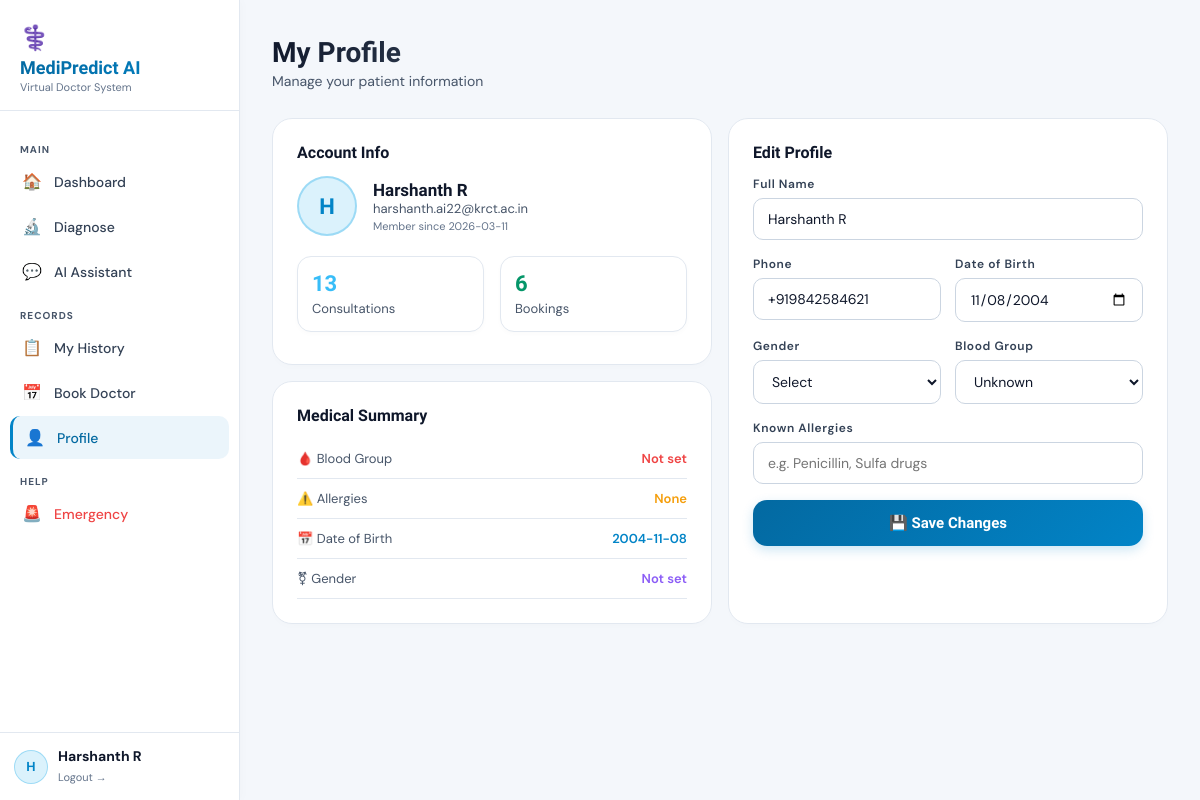
Screenshot of /profile (signed in) with the database file from the repository.
### tables this page shows
CREATE TABLE users (
            id        INTEGER PRIMARY KEY AUTOINCREMENT,
            full_name TEXT NOT NULL,
            email     TEXT UNIQUE NOT NULL,
            password  TEXT NOT NULL,
            dob       TEXT,
            gender    TEXT,
            phone     TEXT,
            blood_group TEXT,
            allergies TEXT,
            created_at TEXT DEFAULT CURRENT_TIMESTAMP
        );

### app.py (the view, shortened to what this page needs)
@app.route("/profile", methods=["GET","POST"])
@login_required
def profile():
    user = get_user(session["user_id"])
    return render_template("profile.html", user=user,
                           consultation_count=len(get_consultations(session["user_id"])),
                           booking_count=len(get_bookings(session["user_id"])))

### app.py (called while the page is built)
def login_required(f):
    @wraps(f)
    def decorated(*args, **kwargs):
        if "user_id" not in session:
            flash("Please login to continue.", "warning")
            return redirect(url_for("login"))
        return f(*args, **kwargs)
    return decorated

### database/db.py (called while the page is built)
def get_conn():
    conn = sqlite3.connect(DB_PATH, check_same_thread=False)
    conn.row_factory = sqlite3.Row
    return conn

def get_user(user_id):
    conn = get_conn()
    user = conn.execute("SELECT * FROM users WHERE id=?", (user_id,)).fetchone()
    conn.close()
    return dict(user) if user else None

def get_consultations(user_id):
    conn = get_conn()
    rows = conn.execute("SELECT * FROM consultations WHERE user_id=? ORDER BY id DESC", (user_id,)).fetchall()
    conn.close()
    result = []
    for r in rows:
        d = dict(r)
        d["conditions"]      = json.loads(d.get("conditions","[]"))
        d["recommendations"] = json.loads(d.get("recommendations","[]"))
        result.append(d)
    return result

def get_bookings(user_id):
    conn = get_conn()
    rows = conn.execute("SELECT * FROM bookings WHERE user_id=? ORDER BY id DESC", (user_id,)).fetchall()
    conn.close()
    return [dict(r) for r in rows]

### templates/profile.html (shortened to what this page needs)
{% extends "base.html" %}{% block title %}Profile — MediPredict{% endblock %}
{% block content %}
<div class="topbar fade-up"><div><div class="page-title">My Profile</div><div class="page-sub">Manage your patient information</div></div></div>
<div class="grid-2 fade-up-2">
  <div>
    <div class="card" style="margin-bottom:16px">
      <div class="card-title">Account Info</div>
      <div style="display:flex;align-items:center;gap:16px;margin-bottom:20px">
        <div style="width:60px;height:60px;border-radius:50%;background:rgba(14,165,233,.15);border:2px solid rgba(14,165,233,.3);display:flex;align-items:center;justify-content:center;font-family:var(--fh);font-weight:800;font-size:22px;color:var(--blue);flex-shrink:0">{{ user.full_name[0].upper() }}</div>
        <div>
          <div style="font-family:var(--fh);font-weight:700;color:var(--text);font-size:17px">{{ user.full_name }}</div>
          <div style="color:var(--t3);font-size:13px">{{ user.email }}</div>
          <div style="color:var(--t4);font-size:11px;margin-top:2px">Member since {{ user.created_at[:10] if user.created_at else 'N/A' }}</div>
        </div>
      </div>
      <div class="grid-2" style="margin-bottom:8px">
        <div class="stat-card" style="padding:14px"><div style="color:var(--blue-l);font-family:var(--fh);font-weight:800;font-size:22px">{{ consultation_count }}</div><div class="stat-label">Consultations</div></div>
        <div class="stat-card" style="padding:14px"><div style="color:var(--green);font-family:var(--fh);font-weight:800;font-size:22px">{{ booking_count }}</div><div class="stat-label">Bookings</div></div>
      </div>
    </div>
    <div class="card">
      <div class="card-title">Medical Summary</div>
      {% for icon,label,val,color in [("🩸","Blood Group",user.blood_group or "Not set","#EF4444"),("⚠️","Allergies",user.allergies or "None","#F59E0B"),("📅","Date of Birth",user.dob or "Not set","var(--blue)"),("⚧","Gender",user.gender or "Not set","#8B5CF6")] %}
      <div style="display:flex;justify-content:space-between;padding:11px 0;border-bottom:1px solid var(--border)">
        <span style="color:var(--t3);font-size:13px">{{ icon }} {{ label }}</span>
        <span style="color:{{ color }};font-size:13px;font-weight:600">{{ val }}</span>
      </div>
      {% endfor %}
    </div>
  </div>
  <div class="card fade-up-3">
    <div class="card-title">Edit Profile</div>
    <form method="POST">
      <div class="form-group"><label class="form-label">Full Name</label><input type="text" name="full_name" class="form-input" value="{{ user.full_name }}" required/></div>
      <div class="form-grid-2">
        <div class="form-group"><label class="form-label">Phone</label><input type="tel" name="phone" class="form-input" value="{{ user.phone or '' }}"/></div>
        <div class="form-group"><label class="form-label">Date of Birth</label><input type="date" name="dob" class="form-input" value="{{ user.dob or '' }}"/></div>
      </div>
      <div class="form-grid-2">
        <div class="form-group"><label class="form-label">Gender</label>
          <select name="gender" class="form-input">
            <option value="">Select</option>
          </select>
        </div>
        <div class="form-group"><label class="form-label">Blood Group</label>
          <select name="blood_group" class="form-input">
            <option value="">Unknown</option>
          </select>
        </div>
      </div>
      <div class="form-group"><label class="form-label">Known Allergies</label><input type="text" name="allergies" class="form-input" value="{{ user.allergies or '' }}" placeholder="e.g. Penicillin, Sulfa drugs"/></div>
      <button type="submit" class="btn btn-primary">💾 Save Changes</button>
    </form>
  </div>
</div>
{% endblock %}

### templates/base.html (shortened to what this page needs)
<!DOCTYPE html>
<html lang="en">
<head>
  <link rel="stylesheet" href="/static/css/main.css"/>
</head>
<body>
<div class="app-layout">
  <aside class="sidebar" id="sidebar">
    <div class="sidebar-logo">
      <div style="font-size:24px;margin-bottom:4px">⚕️</div>
      <div class="sidebar-logo-text">MediPredict AI</div>
      <div class="sidebar-logo-sub">Virtual Doctor System</div>
    </div>
    <nav class="sidebar-nav">
      <div class="nav-section">Main</div>
      <a href="/dashboard" class="nav-item {% if request.path=='/dashboard' %}active{% endif %}">
        <span class="nav-icon">🏠</span> Dashboard
      </a>
      <a href="/diagnose" class="nav-item {% if request.path=='/diagnose' %}active{% endif %}">
        <span class="nav-icon">🔬</span> Diagnose
      </a>
      <a href="/chat" class="nav-item {% if request.path=='/chat' %}active{% endif %}">
        <span class="nav-icon">💬</span> AI Assistant
      </a>
      <div class="nav-section">Records</div>
      <a href="/history" class="nav-item {% if request.path=='/history' %}active{% endif %}">
        <span class="nav-icon">📋</span> My History
      </a>
      <a href="/booking" class="nav-item {% if request.path=='/booking' %}active{% endif %}">
        <span class="nav-icon">📅</span> Book Doctor
      </a>
      <a href="/profile" class="nav-item {% if request.path=='/profile' %}active{% endif %}">
        <span class="nav-icon">👤</span> Profile
      </a>
      <div class="nav-section">Help</div>
      <a href="/emergency" class="nav-item {% if request.path=='/emergency' %}active{% endif %}">
        <span class="nav-icon nav-emergency">🚨</span> <span style="color:#EF4444">Emergency</span>
      </a>
    </nav>
    <div class="sidebar-user">
      <div style="display:flex;align-items:center;gap:10px">
        <div style="width:34px;height:34px;border-radius:50%;background:rgba(14,165,233,0.15);
          border:1px solid rgba(14,165,233,0.3);display:flex;align-items:center;
          justify-content:center;font-weight:700;color:var(--blue);font-size:13px;flex-shrink:0">
          {{ session.user_name[0].upper() if session.user_name else '?' }}
        </div>
        <div style="min-width:0;flex:1">
          <div class="sidebar-user-name">{{ session.user_name or 'User' }}</div>
          <a href="/logout" style="color:var(--t4);font-size:11px">Logout →</a>
        </div>
      </div>
    </div>
  </aside>
  <main class="main-content">
    {% block content %}{% endblock %}
  </main>
</div>
</body>
</html>

### static/css/main.css (style rules this page uses)
* { box-sizing:border-box;margin:0;padding:0 }
:root { --bg:#F4F7FB; --bg2:#E2E8F0; --bg3:#FFFFFF; --bg4:#F8FAFC; --border:#E2E8F0; --border2:#CBD5E1; --blue:#0284C7; --blue-d:#0369A1; --blue-l:#38BDF8; --purple:#8B5CF6; --green:#059669; --yellow:#D97706; --red:#DC2626; --red-d:#B91C1C; --pink:#DB2777; --text:#0F172A; --t2:#334155; --t3:#475569; --t4:#64748B; --fh:'Sora',sans-serif; --fb:'DM Sans',sans-serif; --r:14px; --rs:8px; --rl:20px; }
html { scroll-behavior:smooth }
body { background:var(--bg);color:var(--text);font-family:var(--fb);min-height:100vh;overflow-x:hidden }
a { text-decoration:none;color:inherit }
input,select,textarea,button { font-family:var(--fb) }
.app-layout { display:flex;min-height:100vh }
.sidebar { width:240px;background:#FFFFFF;border-right:1px solid var(--border); display:flex;flex-direction:column;position:fixed;top:0;left:0;bottom:0;z-index:50; transition:transform .3s;box-shadow:2px 0 10px rgba(0,0,0,0.02) }
.sidebar-logo { padding:22px 20px 16px;border-bottom:1px solid var(--border) }
.sidebar-logo-text { font-family:var(--fh);font-weight:800;font-size:18px; background:linear-gradient(135deg,var(--blue-d),var(--blue)); -webkit-background-clip:text;-webkit-text-fill-color:transparent }
.sidebar-logo-sub { color:var(--t4);font-size:11px;margin-top:2px }
.sidebar-nav { flex:1;padding:16px 10px;overflow-y:auto }
.nav-section { color:var(--t3);font-size:10px;letter-spacing:.1em;text-transform:uppercase; font-weight:700;padding:8px 10px 4px;margin-top:8px }
.nav-item { display:flex;align-items:center;gap:12px;padding:11px 12px;border-radius:10px; color:var(--t2);font-size:14px;font-weight:500;transition:all .2s;cursor:pointer;margin-bottom:2px }
.nav-item.active { background:rgba(2,132,199,.08);color:var(--blue-d);border-left:3px solid var(--blue) }
.nav-item .nav-icon { font-size:16px;width:20px;text-align:center;flex-shrink:0 }
.nav-item .nav-emergency { color:var(--red) }
.sidebar-user { padding:14px;border-top:1px solid var(--border) }
.sidebar-user-name { font-weight:700;color:var(--text);font-size:14px;overflow:hidden;text-overflow:ellipsis;white-space:nowrap }
.main-content { margin-left:240px;flex:1;padding:28px 32px;min-height:100vh }
.topbar { display:flex;justify-content:space-between;align-items:center;margin-bottom:28px;flex-wrap:wrap;gap:12px }
.page-title { font-family:var(--fh);font-weight:800;font-size:clamp(20px,3vw,28px); background:linear-gradient(135deg,var(--text),var(--t2)); -webkit-background-clip:text;-webkit-text-fill-color:transparent }
.page-sub { color:var(--t3);font-size:14px;margin-top:3px }
.card { background:var(--bg3);border:1px solid var(--border);border-radius:var(--rl);padding:24px;box-shadow:0 4px 6px -1px rgba(0,0,0,0.01) }
.card-title { font-family:var(--fh);font-weight:700;color:var(--text);font-size:16px;margin-bottom:14px }
.grid-2 { display:grid;grid-template-columns:1fr 1fr;gap:16px }
.stat-card { background:var(--bg3);border:1px solid var(--border);border-radius:var(--r);padding:20px;box-shadow:0 2px 5px rgba(0,0,0,0.02) }
.stat-label { color:var(--t3);font-size:13px;margin-top:4px }
.form-label { display:block;color:var(--t2);font-size:12px;letter-spacing:.05em; font-weight:600;margin-bottom:6px }
.form-input { width:100%;background:#FFFFFF;border:1px solid var(--border2); border-radius:10px;padding:11px 14px;color:var(--text);font-size:14px;transition:all .2s }
.form-grid-2 { display:grid;grid-template-columns:1fr 1fr;gap:14px }
.form-group { margin-bottom:16px }
.btn { display:inline-flex;align-items:center;justify-content:center;gap:8px; padding:12px 24px;border-radius:var(--r);border:none; font-family:var(--fh);font-weight:700;font-size:14px;cursor:pointer;transition:all .3s }
.btn-primary { background:linear-gradient(135deg,var(--blue-d),var(--blue)); color:#fff;box-shadow:0 4px 12px rgba(2,132,199,.2);width:100%;font-size:15px;padding:14px }
.fade-up { animation:fadeUp .5s ease both }
.fade-up-2 { animation:fadeUp .5s .12s ease both }
.fade-up-3 { animation:fadeUp .5s .24s ease both }

### rows the page displays
users: full_name "Harshanth R", full_name "H", email "harshanth.ai22@krct.ac.in", created_at "2026-03-11", icon "📅", label "Date of Birth", dob "2004-11-08", phone "+919842584621", dob "11/08/2004"

### other values shown
{{ session.user_name[0].upper() if session.user_name else '?' }} "H"
{{ consultation_count }} "13"
{{ booking_count }} "6"
{{ icon }} "🩸" "⚠️" "⚧"
{{ label }} "Blood Group" "Allergies" "Gender"
{{ val }} "Not set" "None" "Not set"
